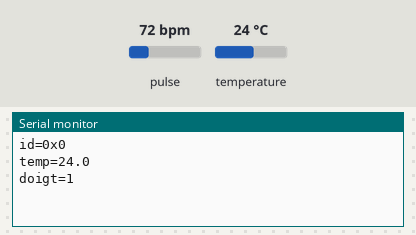
Bench run of a sketch on a simulated Arduino Uno, built with avr-gcc and run on an emulated ATmega328P. Shown: the last lines printed to the serial monitor. The inputs (shaded band) are chosen by the test bench; at power-on: pulse 72 bpm, temperature 24 °C.

Above: at 1.2 s.
1.3 s: pulse set to 70 bpm
At 3.2 s:
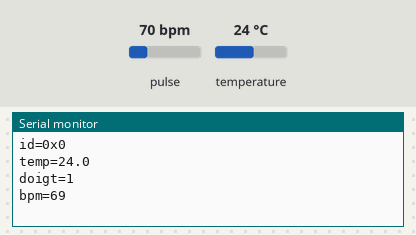
4.3 s: pulse set to 42 bpm
At 5.5 s:
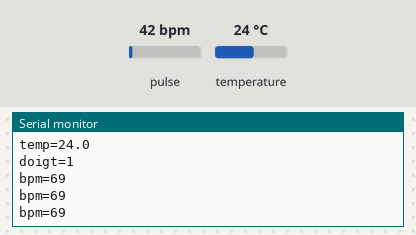

The sketch:

max30102_sparkfun.ino
```cpp
// module: {"type":"max30102","addr":[87],"data":{"bpm":75,"spo2":97,"finger":1,"temp":31.2}}
// expect: id=0x15
// expect: temp=31.2
// expect: doigt=1
// expect: bpm=7
// run-ms: 4000
// Oxymètre MAX30102 avec la bibliothèque SparkFun MAX3010x : réglages de l'exemple (moyenne de 4, 3 LED, 400 Hz,
// 411 µs, 4096 nA), température de la puce, puis battements détectés par checkForBeat (heartRate.h) sur l'infrarouge.
#include <Wire.h>
#include "MAX30105.h"
#include "heartRate.h"
MAX30105 capteur;
long dernier = 0; int n = 0;
void setup() {
  Serial.begin(115200);
  if (!capteur.begin(Wire, I2C_SPEED_FAST)) { Serial.println("MAX30102 absent"); while (1); }
  Serial.print("id=0x"); Serial.println(capteur.readPartID(), HEX);
  capteur.setup();
  capteur.setPulseAmplitudeRed(0x0A);
  Serial.print("temp="); Serial.println(capteur.readTemperature(), 1);
  Serial.print("doigt="); Serial.println(capteur.getIR() > 50000 ? 1 : 0);
}
void loop() {
  long ir = capteur.getIR();
  if (checkForBeat(ir)) {
    long d = millis() - dernier; dernier = millis();
    if (++n > 2) { Serial.print("bpm="); Serial.println(60000L / d); }
  }
}
```

Measured:
- after the input at 1.3 s, the serial monitor: prints a new line after 1.3 s (image 1)
